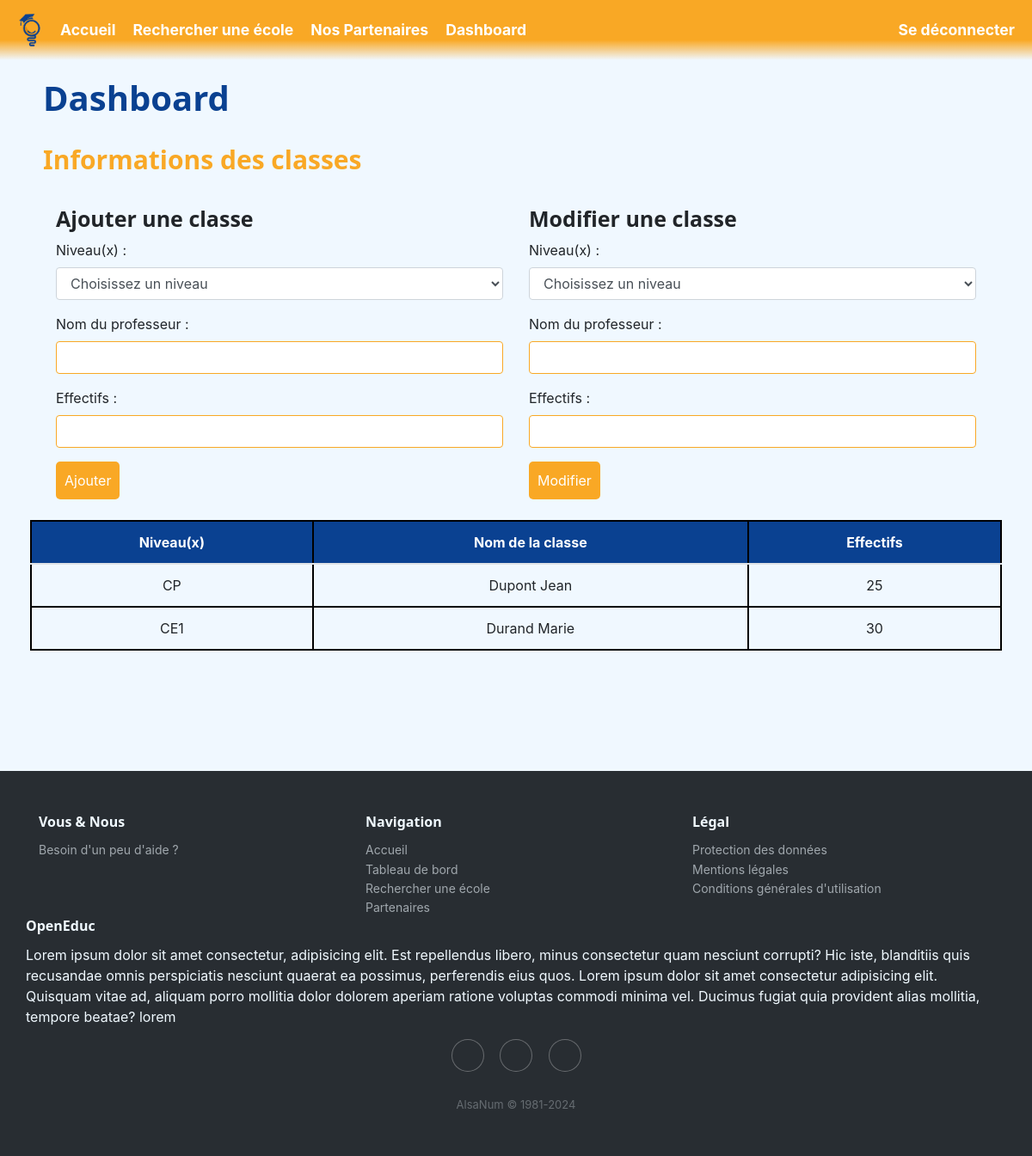
/dashboard/classe (signed in), run on the app's committed database.
### tables this page shows
CREATE TABLE Classe (
idClasse INTEGER PRIMARY KEY,
Effectif INT,
Moyenne FLOAT,
niveauScolaire TEXT CHECK( niveauScolaire IN ('PS','MS','GS','CP','CE1','CE2','CM1','CM2','6E','5E','4E','3E','2NDE','1RE','TALE') ),
idPersonnel INT,
idEcole INT, -- Clé étrangère faisant référence à l'école à laquelle la classe est rattachée
FOREIGN KEY (idEcole) REFERENCES Ecole(idEcole),
FOREIGN KEY (idPersonnel) REFERENCES Personnel(idPersonnel)
);

CREATE TABLE Personnel (
idPersonnel INTEGER PRIMARY KEY ,
Nom VARCHAR(50),
Prenom VARCHAR(50),
Sexe TEXT CHECK( Sexe IN ('H','F') ),
Telephone VARCHAR(15),
Email VARCHAR(255),
Fonction TEXT CHECK( Fonction IN ('Directeur','Enseignant','Correspondant Local APEA','Correspondant Local Mairie') ),
idEcole INT, -- Clé étrangère faisant référence à l'école à laquelle le personnel est rattaché
idClasse INT,
FOREIGN KEY (idEcole) REFERENCES Ecole(idEcole),
FOREIGN KEY (idClasse) REFERENCES Classe(idClasse)
);

### main.py (the view)
@app.route("/dashboard/classe", methods=["POST", "GET"])
def referentClasse() :
    username = session.get("username")
    statut = session.get("statut")
    id = session.get("id")
    print('session', id)
    if request.method == "POST":
        submit_type = request.form.get('submit-type')
        if submit_type == 'Ajouter':
            data = request.form
            niveauScolaire = data.get('niveau')
            prof = ''
            effectif = data.get('effectifs')
            idEcole = chercher_personnel(id)
            print('chercher_personnel',idEcole[0])
            print("\n\nTraitement pour le formulaire d'ajout\n\n")
        elif submit_type == 'Modifier':
            print("\n\nTraitement pour le formulaire de modification\n\n")
        return redirect(request.url)
    else :
        if username is not None and statut == 0 :
            conn = sqlite3.connect(bdd_name).cursor().execute("""
                                                              SELECT cycleScolaire
                                                              FROM Ecole, Utilisateur
                                                              WHERE Ecole.idEcole = Utilisateur.idEcole
                                                                AND idUtilisateur=?""", (id,)
                                                            )
            cycleScolaire = conn.fetchall()[0][0]
            conn = sqlite3.connect(bdd_name).cursor().execute("""
                                                              SELECT c.niveauScolaire, p.Nom, p.Prenom, c.Effectif
                                                              FROM Classe c
                                                              JOIN Personnel p ON c.idPersonnel = p.idPersonnel
                                                              JOIN Utilisateur u ON c.idEcole = u.idEcole
                                                              WHERE u.idUtilisateur = ?""", (id,)
                                                              )
            classes = conn.fetchall()
            print(classes)
            print(cycleScolaire, classes)
            conn.close()
            return render_template("views/dashboard/referentClasse.html",
                                   cycleScolaire = cycleScolaire,
                                   classes = classes)
        return redirect(url_for('dashboard'))

### templates/views/dashboard/referentClasse.html (shortened to what this page needs)
{% extends "base.html" %}
{% block css %}<link rel="stylesheet" href="{{ url_for('static', filename='css/dashboard.css') }}"></link>{% endblock %}
{% block content %}
<h1>Dashboard</h1>
<h2>Informations des classes</h2>
<div class="container">
    <div class="row">
        <div class="col">
            <h3>Ajouter une classe</h3>
            <form action="{{ url_for('referentClasse') }}" method="POST">
                <div class="form-group">
                    <label for="niveau">Niveau(x) :</label>
                    <select class="form-control" name="niveau" id="niveau" required>
                        <option value="" disabled selected aria-required="true">Choisissez un niveau</option>
                    </select>
                </div>
                <div class="form-group">
                    <label for="nom_prof">Nom du professeur :</label>
                    <input class="form-control" type="text" id="nom_prof" name="nom_prof" value="" required>
                </div>
                <div class="form-group">
                    <label for="effectifs">Effectifs :</label>
                    <input class="form-control" type="text" id="effectifs" name="effectifs" value="" required>
                </div>
                <input type="submit" name="submit-type" value="Ajouter" style="width: max-content;">
            </form>
        </div>
        <div class="col">
            <h3>Modifier une classe</h3>
            <form action="{{ url_for('referentClasse') }}" method="POST">
                <div class="form-group">
                    <label for="niveau">Niveau(x) :</label>
                    <select class="form-control" name="niveau" id="niveau" required>
                        <option value="" disabled selected aria-required="true">Choisissez un niveau</option>
                    </select>
                </div>
                <div class="form-group">
                    <label for="nom_prof">Nom du professeur :</label>
                    <input class="form-control" type="text" id="nom_prof" name="nom_prof" value="" required>
                </div>
                <div class="form-group">
                    <label for="effectifs">Effectifs :</label>
                    <input class="form-control" type="text" id="effectifs" name="effectifs" value="" required>
                </div>
                <input type="submit" name="submit-type" value="Modifier" style="width: max-content;">
            </form>
        </div>
    </div>
</div>
<br>
<div class="row">
    <table class="table is-fullwidth">
        <thead>
            <tr>
                <th>Niveau(x)</th>
                <th>Nom de la classe</th>
                <th>Effectifs</th>
            </tr>
        </thead>
        <tbody>
            {% for classe in classes %}
            <tr>
                <td>{{ classe[0] }}</td>
                <td>{{ classe[1] }} {{ classe[2] }}</td>
                <td>{{ classe[3] }}</td>
            </tr>
            {% endfor %}
        </tbody>
    </table>
</div>
{% endblock %}

### static/css/style.css (style rules this page uses)
body { background-color:aliceblue; margin: 0; background-image: url('https://static.vecteezy.com/system/resources/previews/021/599/588/non_2x/abstract-white-and-gray-overlap-circles-background-3d-paper-circle-banner-with-drop-shadows-minimal-simple-design-for-presentation-flyer-brochure-website-book-etc-vector.jpg'); background-repeat: no-repeat; background-attachment: fixed; background-size: cover; }
h1 { font-size: 40px; margin-bottom: 20px; color: #0A4191; font-weight: bold; font-family: 'Segoe UI', Tahoma, Geneva, Verdana, sans-serif; }
h2 { font-size: 30px; margin-top: 30px; margin-bottom: 15px; color: #F9A825; font-weight: bold; font-family: 'Segoe UI', Tahoma, Geneva, Verdana, sans-serif; }
h3 { font-size: 25px; margin-top: 20px; margin-bottom: 10px; font-weight: bold; font-family: 'Segoe UI', Tahoma, Geneva, Verdana, sans-serif; }
select { width: 30%; padding: 10px; color: #F9A825; background-color: white; border: solid; border-color: #F9A825; border-width: 2px; border-radius: 5px; cursor: pointer; transition: background-color 0.3s ease; }
input[type="button"], input[type="submit"], input[type="checkbox"], form[type="button"] { width: 10%; padding: 10px; background-color: #F9A825; color: #fff; border: none; border-radius: 5px; cursor: pointer; transition: background-color 0.3s ease; }
input[type="text"], input[type="email"], input[type="password"] { border-color: #F9A825; }

### static/css/dashboard.css (style rules this page uses)
.table { margin-bottom: 0; }
table { border: 2px solid #000; border-collapse: collapse; text-align: center; }
th, td { border: 2px solid #000; }
tr>th { background-color: #0A4191; color: white; }

### data on the page
Classe: niveauScolaire "CP", Nom "Dupont", Prenom "Jean", Effectif "25"
Classe: niveauScolaire "CE1", Nom "Durand", Prenom "Marie", Effectif "30"
